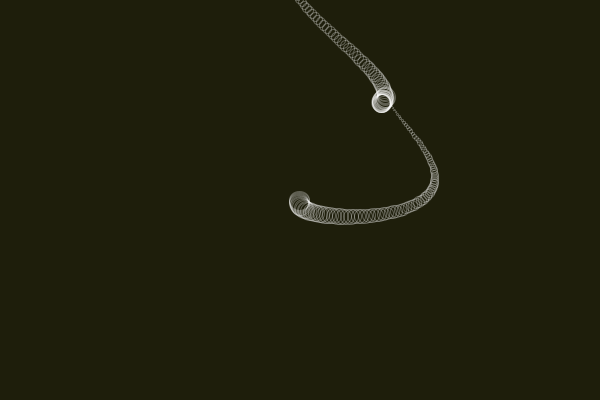
Frame 1 (no input)
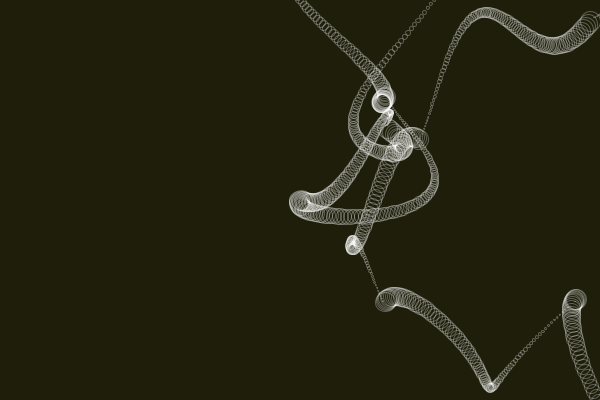
Frame 2 (the mouse pressed at the canvas centre, redrawn once)

The Processing sketch that drew these frames (run headless with seeded random() and noise(); the mouse was pressed at the canvas centre and the sketch redrawn once):

// Processing sketch: processing_44390
// ── processing_44390.pde

//  R.A. Robertson 2009.08 "Tendril Chain" ~ www.rariora.org ~
void setup() {
  size (600, 400);
  background(30, 30, 11);
  noFill();
  stroke (255, 75);
  smooth();
}

void draw() {
  float x = width/2;
  float y = height/2;

  for (int j = 0; j < 15; j++) {

    float seg = 100; // # segments (iterations)
    float d = 20; // diameter
    float dim = d; // reduce proportionally to diameter
    float spaceX = 2 * random(-1, 1); // spacing between segments
    float spaceY = 2 * random(-1, 1);
    float angleX = PI * random(0, 2);
    float angleY = PI * random(0, 2);
    float ampX = (random(1, 4)); // Trig function amplitude. Default = 2.
    float ampY = (random(1, 4));
    float tight = random(.99, 1.001);
    float freqX = random(.01, .1); // Trig function frequency. Default = .08. Range .01 up to .1.
    float freqY = random(.01, .1);

    for (int i=0; i < seg; i++) {

      d = d - (dim/seg); // Reduce diameter proportional to # iterations
      x = x + spaceX;
      y = y + spaceY;
      x = x + sin(angleX) * ampX; // Add values to angle for variation. + 0.4 is a good default.*
      y = y + sin(angleY) * ampY; // Also, add multipliers to amp. > 1 < 2 is a good range.

      angleX = angleX + freqX;
      angleY = angleY + freqY; // Use multiplier on freq for Lissajous effects.

      ampX = ampX * tight; // Tighten or loosen coils. Default .993.
      ampY = ampY * tight;

      ellipse (x, y, d, d);
    }
  }
  noLoop();
}
void mousePressed() {
  background(30, 30, 11);
  loop();
}
